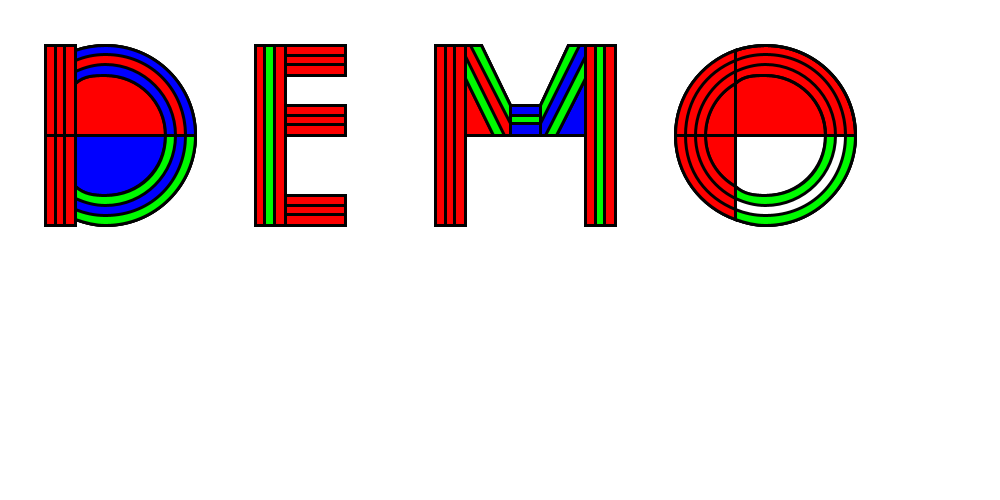
Frame 1 (no input)
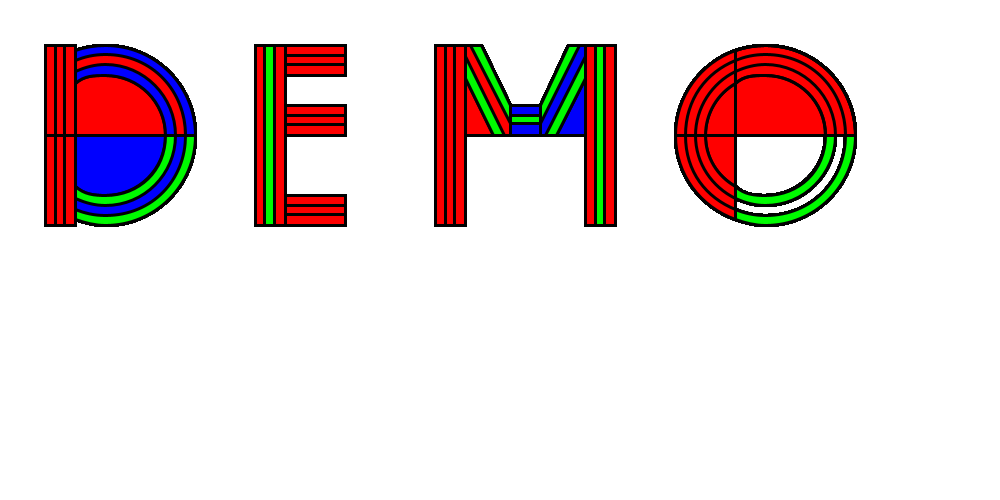
Frame 60 (the mouse pressed at the canvas centre just before this capture)
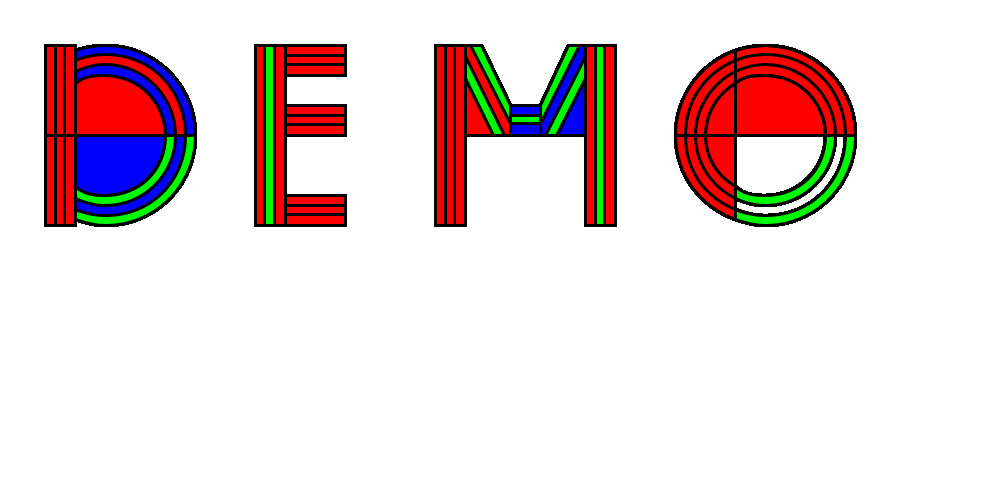
Frame 120 (the mouse held since frame 60 and released just before this capture)

The Processing sketch that drew these frames (run headless with seeded random() and noise(); from frame 60 on, the mouse is pressed at the canvas centre):

// Processing sketch: MODULS_BEZIER
// ── MODULS_BEZIER.pde
float posx = 15;
float posy = 15;

void setup() {
  background(255);
  size(1000, 500);
  smooth();
}

void draw() {
  fill(255, 0, 0);
  stroke(1);
  scale(3);


  //D
  //MODUL1
  //1
  beginShape();
  vertex(posx+0, posy+0);
  vertex(posx+10, posy+0);
  vertex(posx+10, posy+30);
  vertex(posx+0, posy+30);
  endShape(CLOSE);

  //2
  beginShape();
  vertex(posx+0, posy+0);
  vertex(posx+3.4, posy+0);
  vertex(posx+3.4, posy+30);
  vertex(posx+0, posy+30);
  endShape(CLOSE);
  beginShape();
  vertex(posx+6.6, posy+0);
  vertex(posx+10, posy+0);
  vertex(posx+10, posy+30);
  vertex(posx+6.6, posy+30);
  endShape(CLOSE);


  //MODUL2
  //1
  beginShape();
  vertex(posx+0, posy+30);
  vertex(posx+10, posy+30);
  vertex(posx+10, posy+60);
  vertex(posx+0, posy+60);
  endShape(CLOSE);

  //2
  beginShape();
  vertex(posx+0, posy+30);
  vertex(posx+3.4, posy+30);
  vertex(posx+3.4, posy+60);
  vertex(posx+0, posy+60);
  endShape(CLOSE);
  beginShape();
  vertex(posx+6.6, posy+30);
  vertex(posx+10, posy+30);
  vertex(posx+10, posy+60);
  vertex(posx+6.6, posy+60);
  endShape(CLOSE);


  //MODUL_3
  //PLE
  beginShape();
  vertex(posx+10, posy+1.7);
  bezierVertex(posx+13.1, posy+0.6, posx+16.5, posy+0, posx+20, posy+0);
  bezierVertex(posx+36.6, posy+0, posx+50, posy+13.4, posx+50, posy+30);
  vertex(posx+40, posy+30);
  vertex(posx+10, posy+30);
  endShape(CLOSE);

  //MIG
  beginShape();
  vertex(posx+10, posy+1.7);
  bezierVertex(posx+13.1, posy+0.6, posx+16.5, posy+0, posx+20, posy+0);
  bezierVertex(posx+36.6, posy+0, posx+50, posy+13.4, posx+50, posy+30);
  vertex(posx+40, posy+30);
  bezierVertex(posx+40, posy+18.9, posx+31.1, posy+10, posx+20, posy+10);
  bezierVertex(posx+16.4, posy+10, posx+12.9, posy+10, posx+10, posy+12.7);
  endShape(CLOSE);

  //BI
  fill(0, 0, 255);
  beginShape();
  vertex(posx+10, posy+1.7);
  bezierVertex(posx+13.1, posy+0.6, posx+16.5, posy+0, posx+20, posy+0);
  bezierVertex(posx+36.6, posy+0, posx+50, posy+13.4, posx+50, posy+30);
  vertex(posx+46.7, posy+30);
  bezierVertex(posx+46.7, posy+15.3, posx+35.7, posy+3.3, posx+20, posy+3.3);
  bezierVertex(posx+16.4, posy+3.3, posx+13.1, posy+4, posx+10, posy+5.3);
  endShape(CLOSE);

  beginShape();
  vertex(posx+10, posy+8.9);
  bezierVertex(posx+13.1, posy+7.5, posx+16.4, posy+6.6, posx+20, posy+6.6);
  bezierVertex(posx+32.9, posy+6.6, posx+43.4, posy+17.1, posx+43.4, posy+30);
  vertex(posx+40, posy+30);
  bezierVertex(posx+40, posy+18.9, posx+31.1, posy+10, posx+20, posy+10);
  bezierVertex(posx+16.4, posy+10, posx+12.9, posy+10, posx+10, posy+12.7);
  endShape(CLOSE);


  //MODUL_4
  //PLE
  beginShape();
  vertex(posx+10, posy+58.3);
  bezierVertex(posx+13.1, posy+59.4, posx+16.5, posy+60, posx+20, posy+60);
  bezierVertex(posx+36.6, posy+60, posx+50, posy+46.6, posx+50, posy+30);
  vertex(posx+40, posy+30);
  vertex(posx+10, posy+30);
  endShape(CLOSE);

  //MIG
  beginShape();
  vertex(posx+10, posy+58.3);
  bezierVertex(posx+13.1, posy+59.4, posx+16.5, posy+60, posx+20, posy+60);
  bezierVertex(posx+36.6, posy+60, posx+50, posy+46.6, posx+50, posy+30);
  vertex(posx+40, posy+30);
  bezierVertex(posx+40, posy+41.1, posx+31.1, posy+50, posx+20, posy+50);
  bezierVertex(posx+16.4, posy+50, posx+12.9, posy+50, posx+10, posy+47.3);
  endShape(CLOSE);

  //BI
  fill(0, 250, 0);
  beginShape();
  vertex(posx+10, posy+58.3);
  bezierVertex(posx+13.1, posy+59.4, posx+16.5, posy+60, posx+20, posy+60);
  bezierVertex(posx+36.6, posy+60, posx+50, posy+46.6, posx+50, posy+30);
  vertex(posx+46.7, posy+30);
  bezierVertex(posx+46.7, posy+44.7, posx+35.7, posy+56.7, posx+20, posy+56.7);
  bezierVertex(posx+16.4, posy+56.7, posx+13.1, posy+56, posx+10, posy+54.7);
  endShape(CLOSE);

  beginShape();
  vertex(posx+10, posy+51.1);
  bezierVertex(posx+13.1, posy+52.5, posx+16.4, posy+53.4, posx+20, posy+53.4);
  bezierVertex(posx+32.9, posy+53.4, posx+43.4, posy+42.9, posx+43.4, posy+30);
  vertex(posx+40, posy+30);
  bezierVertex(posx+40, posy+41.9, posx+31.1, posy+50, posx+20, posy+50);
  bezierVertex(posx+16.4, posy+50, posx+12.9, posy+50, posx+10, posy+47.3);
  endShape(CLOSE);



  //E
  //MODUL_5
  //VERT
  beginShape();
  vertex(posx+70, posy+0);
  vertex(posx+80, posy+0);
  vertex(posx+80, posy+60);
  vertex(posx+70, posy+60);
  endShape(CLOSE);

  //BI
  fill(255, 0, 0);
  beginShape();
  vertex(posx+70, posy+0);
  vertex(posx+73.3, posy+0);
  vertex(posx+73.3, posy+60);
  vertex(posx+70, posy+60);
  endShape(CLOSE);
  beginShape();
  vertex(posx+76.6, posy+0);
  vertex(posx+80, posy+0);
  vertex(posx+80, posy+60);
  vertex(posx+76.6, posy+60);
  endShape(CLOSE);


  //MODUL_6
  //MIG
  beginShape();
  vertex(posx+80, posy+0);
  vertex(posx+100, posy+0);
  vertex(posx+100, posy+10);
  vertex(posx+80, posy+10);
  endShape(CLOSE);

  //BI
  beginShape();
  vertex(posx+80, posy+0);
  vertex(posx+100, posy+0);
  vertex(posx+100, posy+3.4);
  vertex(posx+80, posy+3.4);
  endShape(CLOSE);
  beginShape();
  vertex(posx+80, posy+6.6);
  vertex(posx+100, posy+6.6);
  vertex(posx+100, posy+10);
  vertex(posx+80, posy+10);
  endShape(CLOSE);


  //MODUL_7
  beginShape();
  vertex(posx+80, posy+20);
  vertex(posx+100, posy+20);
  vertex(posx+100, posy+30);
  vertex(posx+80, posy+30);
  endShape(CLOSE);

  //BI
  beginShape();
  vertex(posx+80, posy+20);
  vertex(posx+100, posy+20);
  vertex(posx+100, posy+23.4);
  vertex(posx+80, posy+23.4);
  endShape(CLOSE);
  beginShape();
  vertex(posx+80, posy+26.6);
  vertex(posx+100, posy+26.6);
  vertex(posx+100, posy+30);
  vertex(posx+80, posy+30);
  endShape(CLOSE);


  //MODUL_8
  beginShape();
  vertex(posx+80, posy+50);
  vertex(posx+100, posy+50);
  vertex(posx+100, posy+60);
  vertex(posx+80, posy+60);
  endShape(CLOSE);

  //BI
  beginShape();
  vertex(posx+80, posy+50);
  vertex(posx+100, posy+50);
  vertex(posx+100, posy+53.4);
  vertex(posx+80, posy+53.4);
  endShape(CLOSE);
  beginShape();
  vertex(posx+80, posy+56.6);
  vertex(posx+100, posy+56.6);
  vertex(posx+100, posy+60);
  vertex(posx+80, posy+60);
  endShape(CLOSE);



  //M
  //MODUL_9
  //MIG
  beginShape();
  vertex(posx+130, posy+0);
  vertex(posx+140, posy+0);
  vertex(posx+140, posy+60);
  vertex(posx+130, posy+60);
  endShape(CLOSE);

  //BI
  fill(255, 0, 0);
  beginShape();
  vertex(posx+130, posy+0);
  vertex(posx+133.4, posy+0);
  vertex(posx+133.4, posy+60);
  vertex(posx+130, posy+60);
  endShape(CLOSE);
  beginShape();
  vertex(posx+136.6, posy+0);
  vertex(posx+140, posy+0);
  vertex(posx+140, posy+60);
  vertex(posx+136.6, posy+60);
  endShape(CLOSE);


  //MODUL_10
  //PLE
  beginShape();
  vertex(posx+140, posy+0);
  vertex(posx+145.60, posy+0);
  vertex(posx+155, posy+20);
  vertex(posx+155, posy+30);
  vertex(posx+149.4, posy+30);
  vertex(posx+140, posy+30);
  endShape(CLOSE);

  //MIG
  beginShape();
  vertex(posx+140, posy+0);
  vertex(posx+145.60, posy+0);
  vertex(posx+155, posy+20);
  vertex(posx+155, posy+30);
  vertex(posx+149.4, posy+30);
  vertex(posx+140, posy+11.2);
  endShape(CLOSE);

  //BI
  fill(0, 250, 0);
  beginShape();
  vertex(posx+141.8, posy+0);
  vertex(posx+145.5, posy+0);
  vertex(posx+155, posy+20);
  vertex(posx+155, posy+26.3);
  endShape(CLOSE);
  beginShape();
  vertex(posx+140, posy+3.7);
  vertex(posx+153.1, posy+30);
  vertex(posx+149.4, posy+30);
  vertex(posx+140, posy+11.2);
  endShape(CLOSE);


  //MODUL_11
  //MIG
  beginShape();
  vertex(posx+155, posy+20);
  vertex(posx+165, posy+20);
  vertex(posx+165, posy+30);
  vertex(posx+155, posy+30);
  endShape(CLOSE);

  //BI
  fill(0, 0, 250);
  beginShape();
  vertex(posx+155, posy+20);
  vertex(posx+165, posy+20);
  vertex(posx+165, posy+23.4);
  vertex(posx+155, posy+23.4);
  endShape(CLOSE);
  beginShape();
  vertex(posx+155, posy+26.3);
  vertex(posx+165, posy+26.3);
  vertex(posx+165, posy+30);
  vertex(posx+155, posy+30);
  endShape(CLOSE);


  //MODUL_12
  //PLE
  beginShape();
  vertex(posx+165, posy+20);
  vertex(posx+174.4, posy+0);
  vertex(posx+180, posy+0);
  vertex(posx+180, posy+30);
  vertex(posx+165, posy+30);
  endShape(CLOSE);

  //MIG
  beginShape();
  vertex(posx+165, posy+20);
  vertex(posx+174.4, posy+0);
  vertex(posx+180, posy+0);
  vertex(posx+180, posy+11.2);
  vertex(posx+170.6, posy+30);
  vertex(posx+165, posy+30);
  endShape(CLOSE);

  //BI
  fill(0, 250, 0);
  beginShape();
  vertex(posx+165, posy+20);
  vertex(posx+174.4, posy+0);
  vertex(posx+178.2, posy+0);
  vertex(posx+165, posy+26.3);
  endShape(CLOSE);
  beginShape();
  vertex(posx+166.9, posy+30);
  vertex(posx+170.6, posy+30);
  vertex(posx+180, posy+11.2);
  vertex(posx+180, posy+3.7);
  endShape(CLOSE);


  //MODUL_13
  //MIG
  beginShape();
  vertex(posx+180, posy+0);
  vertex(posx+190, posy+0);
  vertex(posx+190, posy+60);
  vertex(posx+180, posy+60);
  endShape(CLOSE);

  //BI
  fill(255, 0, 0);
  beginShape();
  vertex(posx+180, posy+0);
  vertex(posx+183.4, posy+0);
  vertex(posx+183.4, posy+60);
  vertex(posx+180, posy+60);
  endShape(CLOSE);
  beginShape();
  vertex(posx+186.6, posy+0);
  vertex(posx+190, posy+0);
  vertex(posx+190, posy+60);
  vertex(posx+186.6, posy+60);
  endShape(CLOSE);



  //O
  //MODUL_14
  //PLE
  beginShape();
  vertex(posx+210, posy+30);
  bezierVertex(posx+210, posy+16.9, posx+218.4, posy+5.8, posx+230, posy+1.7);
  vertex(posx+230, posy+30);
  endShape(CLOSE);

  //MIG
  beginShape();
  vertex(posx+210, posy+30);
  bezierVertex(posx+210, posy+16.9, posx+218.4, posy+5.8, posx+230, posy+1.7);
  vertex(posx+230, posy+12.7);
  bezierVertex(posx+224, posy+16.1, posx+220, posy+22.6, posx+220, posy+30);
  endShape(CLOSE);

  //BI
  beginShape();
  vertex(posx+210, posy+30);
  bezierVertex(posx+210, posy+16.9, posx+218.4, posy+5.8, posx+230, posy+1.7);
  vertex(posx+230, posy+5.3);
  bezierVertex(posx+220.3, posy+9.2, posx+213.4, posy+17.8, posx+213.4, posy+30);
  endShape(CLOSE);
  beginShape();
  vertex(posx+216.7, posy+30);
  bezierVertex(posx+216.7, posy+20.7, posx+222.2, posy+12.7, posx+230, posy+8.9);
  vertex(posx+230, posy+12.7);
  bezierVertex(posx+224, posy+16.1, posx+220, posy+22.6, posx+220, posy+30);
  endShape(CLOSE);


  //MODUL_15
  //PLE
  beginShape();
  vertex(posx+210, posy+30);
  bezierVertex(posx+210, posy+43.1, posx+218.4, posy+54.2, posx+230, posy+58.3);
  vertex(posx+230, posy+30);
  endShape(CLOSE);

  //MIG
  beginShape();
  vertex(posx+210, posy+30);
  bezierVertex(posx+210, posy+43.1, posx+218.4, posy+54.2, posx+230, posy+58.3);
  vertex(posx+230, posy+47.3);
  bezierVertex(posx+224, posy+43.9, posx+220, posy+37.4, posx+220, posy+30);
  endShape(CLOSE);

  //BI
  beginShape();
  vertex(posx+210, posy+30);
  bezierVertex(posx+210, posy+43.1, posx+218.4, posy+54.2, posx+230, posy+58.3);
  vertex(posx+230, posy+54.7);
  bezierVertex(posx+220.3, posy+50.8, posx+213.4, posy+42.2, posx+213.4, posy+30);
  endShape(CLOSE);
  beginShape();
  vertex(posx+216.7, posy+30);
  bezierVertex(posx+216.7, posy+39.3, posx+222.2, posy+47.3, posx+230, posy+51.1);
  vertex(posx+230, posy+47.3);
  bezierVertex(posx+224, posy+43.9, posx+220, posy+37.4, posx+220, posy+30);
  endShape(CLOSE);


  //MODUL_16
  //PLE
  beginShape();
  vertex(posx+230, posy+1.7);
  bezierVertex(posx+233.1, posy+0.6, posx+236.5, posy+0, posx+240, posy+0);
  bezierVertex(posx+256.6, posy+0, posx+270, posy+13.4, posx+270, posy+30);
  vertex(posx+260, posy+30);
  vertex(posx+230, posy+30);
  endShape(CLOSE);

  //MIG
  noFill();
  beginShape();
  vertex(posx+230, posy+1.7);
  bezierVertex(posx+233.1, posy+0.6, posx+236.5, posy+0, posx+240, posy+0);
  bezierVertex(posx+256.6, posy+0, posx+270, posy+13.4, posx+270, posy+30);
  vertex(posx+260, posy+30);
  bezierVertex(posx+260, posy+18.9, posx+251.1, posy+10, posx+240, posy+10);
  bezierVertex(posx+236.4, posy+10, posx+232.9, posy+10, posx+230, posy+12.7);
  endShape(CLOSE);

  //BI
  noFill();
  beginShape();
  vertex(posx+230, posy+1.7);
  bezierVertex(posx+233.1, posy+0.6, posx+236.5, posy+0, posx+240, posy+0);
  bezierVertex(posx+256.6, posy+0, posx+270, posy+13.4, posx+270, posy+30);
  vertex(posx+266.7, posy+30);
  bezierVertex(posx+266.7, posy+15.3, posx+255.7, posy+3.3, posx+240, posy+3.3);
  bezierVertex(posx+236.4, posy+3.3, posx+233.1, posy+4, posx+230, posy+5.3);
  endShape(CLOSE);

  beginShape();
  vertex(posx+230, posy+8.9);
  bezierVertex(posx+233.1, posy+7.5, posx+236.4, posy+6.6, posx+240, posy+6.6);
  bezierVertex(posx+252.9, posy+6.6, posx+263.4, posy+17.1, posx+263.4, posy+30);
  vertex(posx+260, posy+30);
  bezierVertex(posx+260, posy+18.9, posx+251.1, posy+10, posx+240, posy+10);
  bezierVertex(posx+236.4, posy+10, posx+232.9, posy+10, posx+230, posy+12.7);
  endShape(CLOSE);


  //MODUL_17
  //PLE
  beginShape();
  vertex(posx+230, posy+58.3);
  bezierVertex(posx+233.1, posy+59.4, posx+236.5, posy+60, posx+240, posy+60);
  bezierVertex(posx+256.6, posy+60, posx+270, posy+46.6, posx+270, posy+30);
  vertex(posx+260, posy+30);
  vertex(posx+230, posy+30);
  endShape(CLOSE);

  //MIG
  beginShape();
  vertex(posx+230, posy+58.3);
  bezierVertex(posx+233.1, posy+59.4, posx+236.5, posy+60, posx+240, posy+60);
  bezierVertex(posx+256.6, posy+60, posx+270, posy+46.6, posx+270, posy+30);
  vertex(posx+260, posy+30);
  bezierVertex(posx+260, posy+41.1, posx+251.1, posy+50, posx+240, posy+50);
  bezierVertex(posx+236.4, posy+50, posx+232.9, posy+50, posx+230, posy+47.3);
  endShape(CLOSE);

  //BI
  fill(0, 250, 0);
  beginShape();
  vertex(posx+230, posy+58.3);
  bezierVertex(posx+233.1, posy+59.4, posx+236.5, posy+60, posx+240, posy+60);
  bezierVertex(posx+256.6, posy+60, posx+270, posy+46.6, posx+270, posy+30);
  vertex(posx+266.7, posy+30);
  bezierVertex(posx+266.7, posy+44.7, posx+255.7, posy+56.7, posx+240, posy+56.7);
  bezierVertex(posx+236.4, posy+56.7, posx+233.1, posy+56, posx+230, posy+54.7);
  endShape(CLOSE);

  beginShape();
  vertex(posx+230, posy+51.1);
  bezierVertex(posx+233.1, posy+52.5, posx+236.4, posy+53.4, posx+240, posy+53.4);
  bezierVertex(posx+252.9, posy+53.4, posx+263.4, posy+42.9, posx+263.4, posy+30);
  vertex(posx+260, posy+30);
  bezierVertex(posx+260, posy+41.9, posx+251.1, posy+50, posx+240, posy+50);
  bezierVertex(posx+236.4, posy+50, posx+232.9, posy+50, posx+230, posy+47.3);
  endShape(CLOSE);
}
